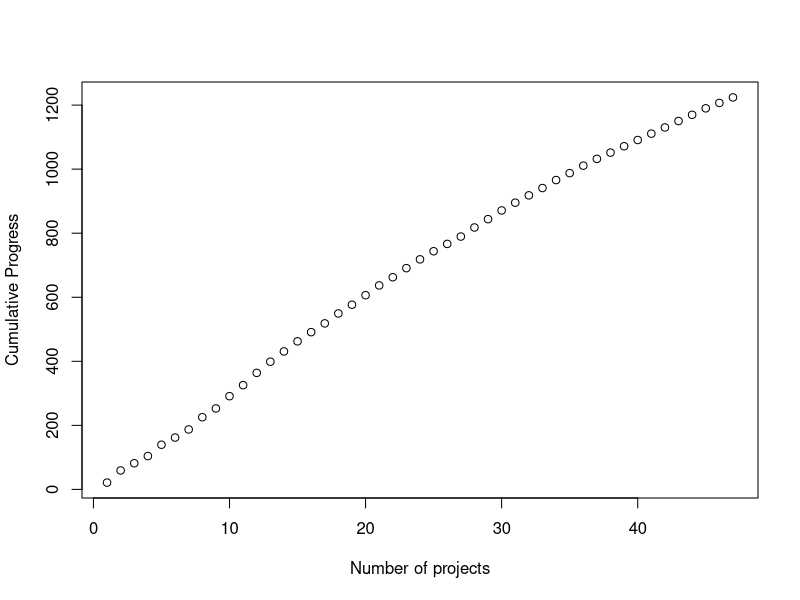

Write the R code that produced this figure.
# We start off by defining parameter values for the run.

#Define parameter values
# Number of projects =n
n <- 47
#Number of relevant factors =k
k <- 6
# Coefficient mean
muc <- 1
# Coefficient SD
sigmac <- 1
# Variable mean
muv <- 3
#Variable SD
sigmav <- 2
# Error mean
mue <- 2
# Error SD
sigmae <- 2

# Now we can generate the coefficients, variables, and error terms, 
# and use them to determine cost-effectiveness values.
set.seed(123)
coefficients <- rlnorm(k, meanlog=log((muc^2)/(sqrt(sigmac + (muc^2)))), sdlog=sqrt(log(1 +(sigmac/(muc^2)))))

variables <- matrix(rlnorm(n*k, meanlog=log((muv^2)/(sqrt((sigmav + (muv^2))))), sdlog=sqrt(log(1 +(sigmav/(muv^2))))), nrow=k, ncol=n, byrow=TRUE)

errors <- rlnorm(n, meanlog=log((mue^2)/(sqrt((sigmae + (mue^2))))), sdlog=sqrt(log(1 +(sigmae/(mue^2)))))

costeffectiveness <- (t(coefficients) %*% variables) + t(errors)
t(costeffectiveness)

# Now we need to pass this into a data frame
df <- as.data.frame(t(variables))
df <- cbind.data.frame(rep(0, n), t(costeffectiveness), df)

names <- c("lmpred", "ce")
for (i in 1:k) {
  names <-c(names, paste0("v",i))
}

colnames(df) <- names
df

#Initially, project selection is random, which since project generation is random,
#can be represented as taking the first k projects, and adding them to the 'selprojects'
#dataframe, which is an ordered dataframe of the selected projects. 'rejprojects' contains
#the set of projects that have been rejected (not accepted yet)
selprojects <- head(df, k+1)
selprojects

rejprojects <- tail(df, n-k-1)
rejprojects
# Now individuals can predict the effectiveness of other projects with a linear regression model
#They select the remaining project with the highest prediction error, and add it to selproject.
while (nrow(selprojects)<n) {
lm <- lm(ce~ . - lmpred, data=selprojects)
rejprojects$lmpred <-predict(lm, rejprojects)
rejprojects <- rejprojects[with(rejprojects,order(-lmpred)),]
selprojects <- rbind(selprojects, rejprojects[1,])
rejprojects <- rejprojects[-1,]
}
selprojects
attach(selprojects)
plot(1:nrow(selprojects), cumsum(selprojects$ce), xlab="Number of projects", ylab="Cumulative Progress")
